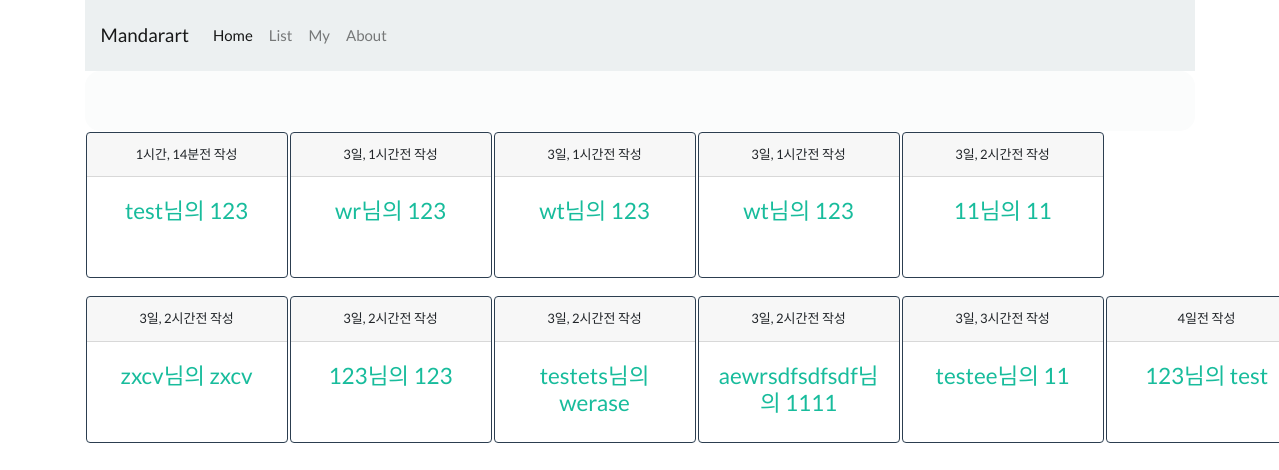
Page /board/ on the earlier database version.
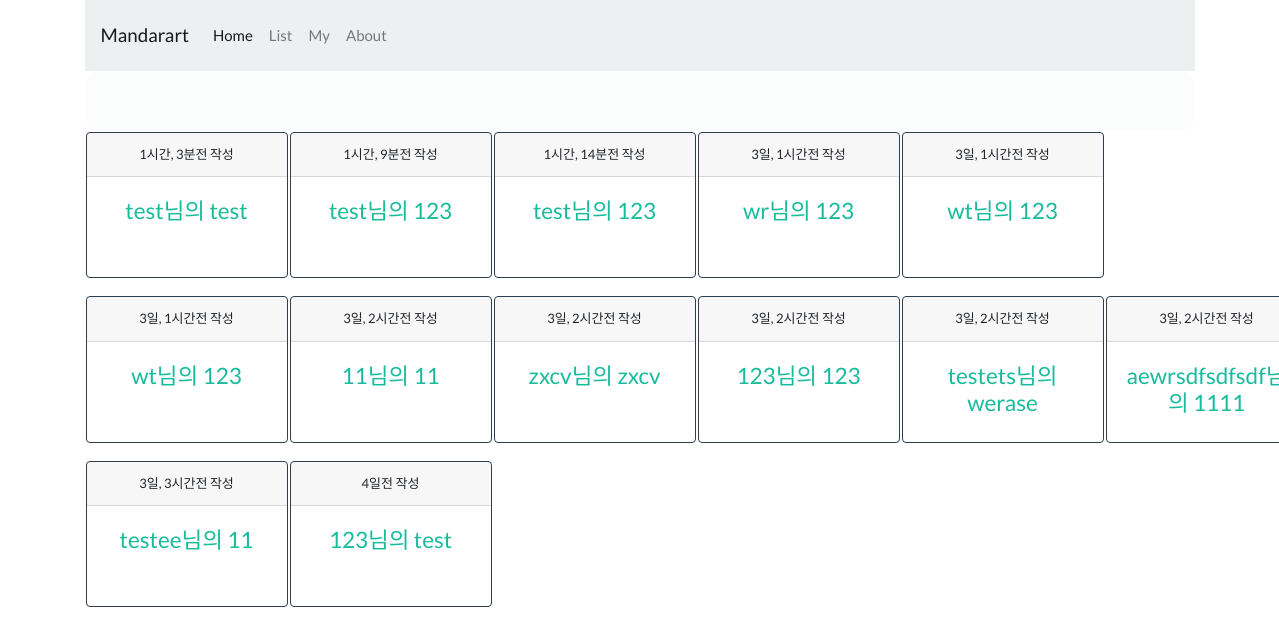
Same page on the later database version.
### board/models.py (models this page shows, shortened)
class MainGoal(models.Model):
    main_goal = models.CharField(max_length=20)
    writer = models.CharField(max_length=30)
    ins_dt = models.DateTimeField(auto_now_add=True)
    upd_dt = models.DateTimeField(auto_now=True)
    class Meta:
        ordering = ['-id']

### board/views.py (the view)
def board_list(request):
    qs = MainGoal.objects.all()
    return render(request, 'board/board_list.html', {
        'board_list': qs,
    })

### board/templates/board/board_list.html (shortened to what this page needs)
{% extends 'board/layout.html' %}
{% block content %}
    <table>
        <tr>
            {% for goal in board_list %}
                {% if forloop.counter|divisibleby:6 %}
                    </tr><tr>
                {% endif %}
                <td>
                    <div class="card border-primary mb-3" style="max-width: 20rem;">
                        <div class="card-header">{{ goal.ins_dt|timesince }}전 작성</div>
                        <div class="card-body text-primary">
                            <h4 class="card-title"><a href="{% url "board:board_detail" goal.id %}">{{ goal.writer }}님의 {{ goal.main_goal }}</a></h4>
                        </div>
                    </div>
                </td>
            {% endfor %}
        </tr>
    </table>
{% endblock %}

Differences in the rows shown:
added MainGoal: ins_dt "1시간, 3분", writer "test", main_goal "test"
added MainGoal: ins_dt "1시간, 9분", writer "test", main_goal "123"
